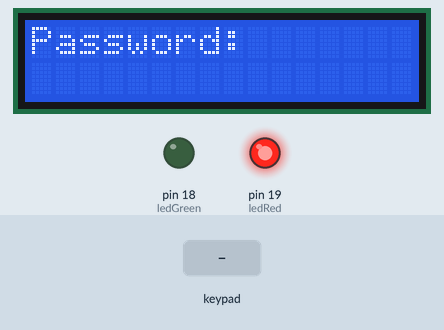
Bench run of a sketch on a simulated Arduino Uno, built with avr-gcc and run on an emulated ATmega328P. On the bench: 16×2 character LCD, output pins drawn as LEDs (lit = HIGH). The inputs (shaded band) are chosen by the test bench. What the sketch prints to the serial monitor is not drawn.

Above: at 1.2 s.
1.3 s: keypad keys 0 0 0 0 * pressed 0.4 s apart
At 4.2 s:
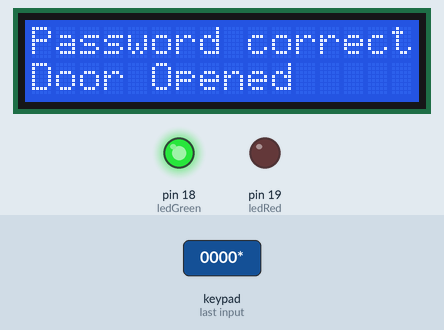
4.8 s: key '*' pressed
At 6.8 s:
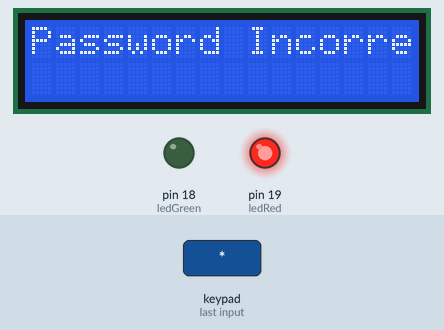
7.8 s: key '1' pressed
At 10.2 s:
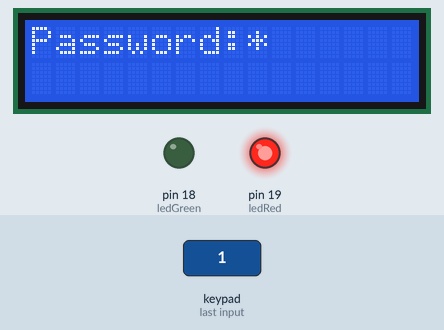
10.5 s: keypad keys 0 0 0 0 # pressed 0.4 s apart
At 10.71 s:
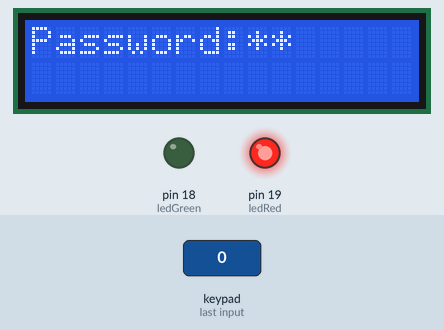
14.0 s: key '2' pressed
At 14.9 s:
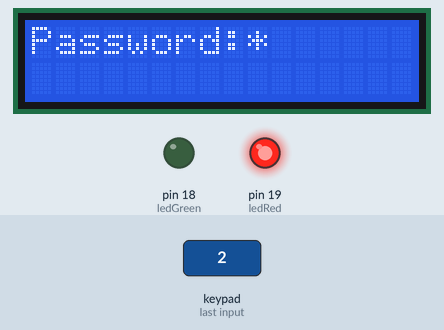
Timing chart, 0 to 16.5 s (numbered marks = the images above; inputs shaded):
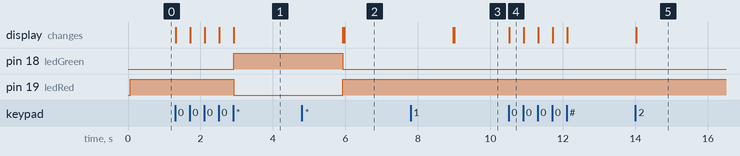

The sketch:

Numpad_Lock_Door_With_LCD_Display.ino.ino
```cpp
#include <Password.h>         //library for passwords
#include <Keypad.h>           //library for Keypad
#include <LiquidCrystal.h>    //library for LCD


const int rs = 13, e = 12, d4 = 11, d5 = 10, d6 = 9, d7 = 8;
LiquidCrystal lcd(rs, e, d4, d5, d6, d7);

Password password = Password("0000");   //our passwords

int ledGreen = 18;    //initialize pinout for green
int ledRed = 19;    //initialize pinout for red

const byte Row = 4;   //constant row number on keypad
const byte Collumn = 3;   //constant collumn number on keypad
char keys[Row][Collumn] =   //mapping Row dan Collumn to character
{
  {'1','2','3'},
  {'4','5','6'},
  {'7','8','9'},
  {'*','0','#'}
};

byte rowPin[Row] = { 3, 2, 1, 0 };    //initialize pinout for row keypad
byte collumnPin[Collumn] = { 4, 5, 6 };       //initialize pinout for collumn keypad

//membuat objek keypad
Keypad keypad = Keypad( makeKeymap(keys), rowPin, collumnPin, Row, Collumn );

void login()
{
  if (password.evaluate())
  {
    // if password is correct then solenoid door value will LOW and the door is opened
    digitalWrite(ledRed, LOW);    //led red off
    digitalWrite(ledGreen, HIGH);   //led green on
    lcd.clear();
    lcd.setCursor(0,0);
    lcd.print("Password correct");    //LCD Display when the password is correct
    lcd.setCursor(0,1);
    lcd.print("Door Opened");     //LCD Display when the password is correct
    delay(3000);
    // after 3 second solenoid door value back to HIGH value and the door is lock
    digitalWrite(ledRed, HIGH);   //led red on
    digitalWrite(ledGreen, LOW);    //led green off
    lcd.clear();
    lcd.print("Password:");
    password.reset();   // password will be reset automatically
  }else{
    // if password is incorrect then solenoid door value will be HIGH and the door is remains lock
    digitalWrite(ledRed, HIGH);   //led red on
    digitalWrite(ledGreen, LOW);    //led green off
    lcd.clear();
    lcd.setCursor(0,0);
    lcd.print("Password Incorrect");    // Lcd Display when the password is incorrect
    delay(3000);

    // after 3 second solenoid door value back to HIGH value and the door is lock
    lcd.clear();
    lcd.print("Password:");
    password.reset();
  }
}

void keypadEvent(KeypadEvent eKey)
{
  switch (keypad.getState())
  {
    case PRESSED:
    Serial.println(eKey);
    delay(10);

    switch (eKey)
    {
      case '*': login(); delay(1); break;   // asteriks button as the enter button

      case '#': password.reset(); delay(1); break;    // hastag button as to delete the input value as well to resetting passwords

      default: password.append(eKey); delay(1);
    }
  }
}
void setup()
{
  Serial.begin(9600);
  lcd.begin(16, 2);               //initialize value number of row and collumn at lcd
  pinMode(ledGreen, OUTPUT);      //configure green led as output
  pinMode(ledRed, OUTPUT);      //configure red led as output
  digitalWrite(ledRed, HIGH);   //first condition of red led value is HIGH

  keypad.addEventListener(keypadEvent);

  //write Password: in beginning of lcd
  lcd.clear();
  lcd.setCursor(0,0);
  lcd.print("Password:");
}


void loop()
{
  char key = keypad.getKey();
  if(key)
  {
    if((key != '*')&&(key != '#'))    //if input not same as asteriks and hastag
    {
      lcd.print("*");   //the input password will printed as astriks
    }

    if(key == '#')    //if input same as hastag it will clear the input
    {
      lcd.clear();
      lcd.print("Password:");
    }
  }
}
```

Measured:
- after the input at 1.3 s, pin 18 (ledGreen): LOW → HIGH after 1.6 s; pin 19 (ledRed): HIGH → LOW after 1.6 s; the display: first changes at once (image 1 shows a later state)
- after the input at 4.8 s, the display: first differs from a run without the input after 1.2 s (image 2)
- after the input at 7.8 s, the display: first differs from a run without the input after 1.2 s (image 3)
- after the input at 10.5 s, the display: changes at once (image 4)
- after the input at 14.0 s, the display: changes at once (image 5)
